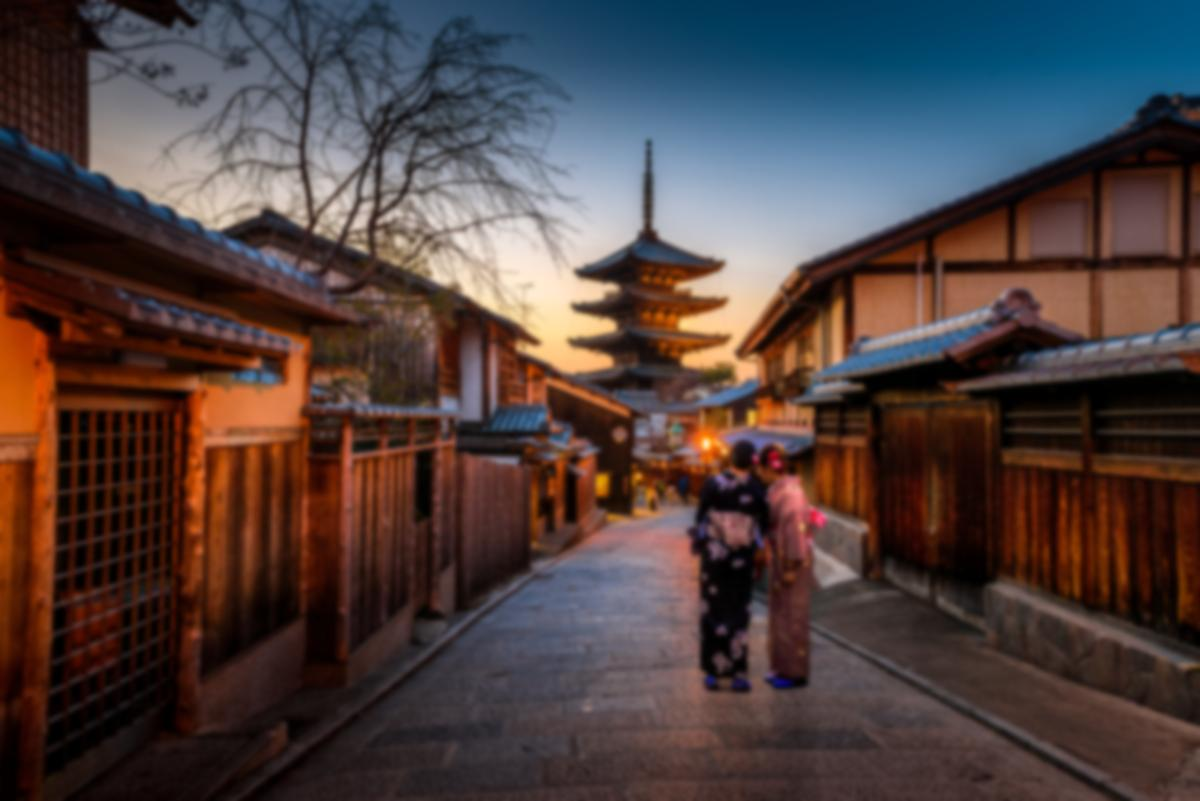
#> input picture multiprocessing/processed/photo-1493976040374-85c8e12f0c0e.jpg, 1200 x 801 px
$ python -i process_images.py   (imports and definitions only)
#> lines starting #> are read from the running program, lines starting #| are printed output that depends on the picture
import time
from PIL import Image, ImageFilter
import os, glob
import concurrent.futures

img_list = [img for img in glob.glob(os.getcwd() + '/*.jpg')]

t1 = time.perf_counter()
#t1 = time.time()

size = (1200, 1200)

#for img in img_list:
def process_image(img):
    img_name = img.split('/')[-1]
    img = Image.open(img)
#> img is the input picture: PIL image 1200x801 RGB; mean R, G, B 78.9, 64.6, 63.2
    img = img.filter(ImageFilter.GaussianBlur(10))
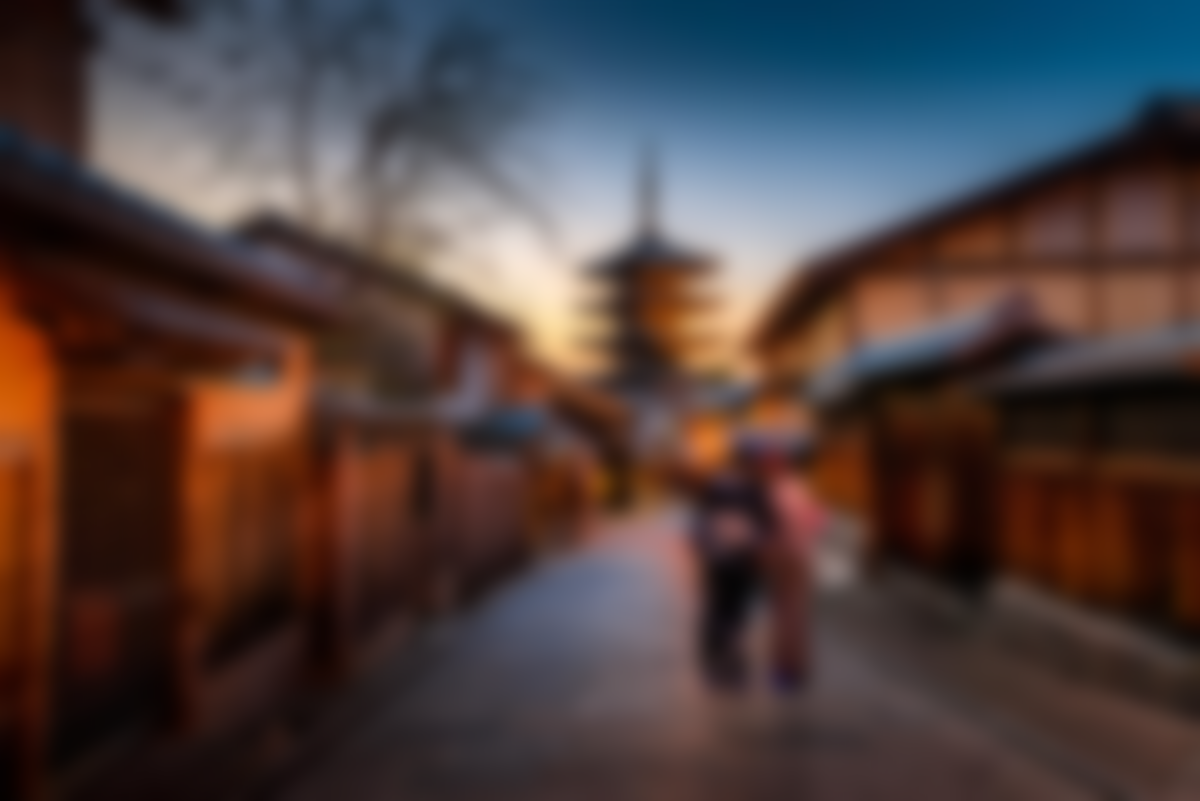
#> img: PIL image 1200x801 RGB; mean R, G, B 78.9, 64.6, 63.2
    img = img.filter(ImageFilter.GaussianBlur(10))
    img.thumbnail(size)
    img.save(f'processed/{img_name}')
    print(f"{img_name} was processed")

# [2 lines not run here, left out]

t2 = time.perf_counter()
#t2 = time.time()
# [1 line not run here, left out]

>>> result = process_image('processed/photo-1493976040374-85c8e12f0c0e.jpg')

$ run again, on multiprocessing/processed/photo-1530122037265-a5f1f91d3b99.jpg
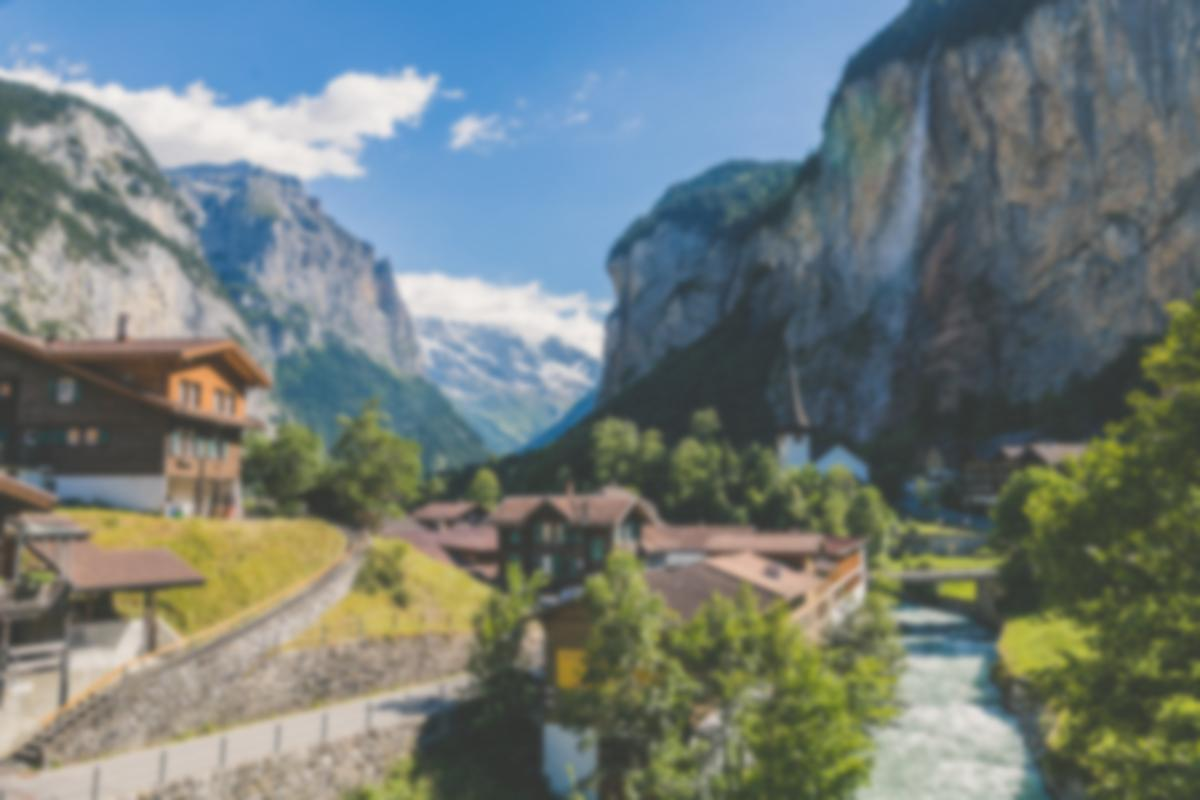
#> input picture multiprocessing/processed/photo-1530122037265-a5f1f91d3b99.jpg, 1200 x 800 px
#> in process_image, img is the input picture: PIL image 1200x800 RGB; mean R, G, B 113.2, 124.3, 122.1
#> in process_image, `img = img.filter(ImageFilter.GaussianBlur(10))`:
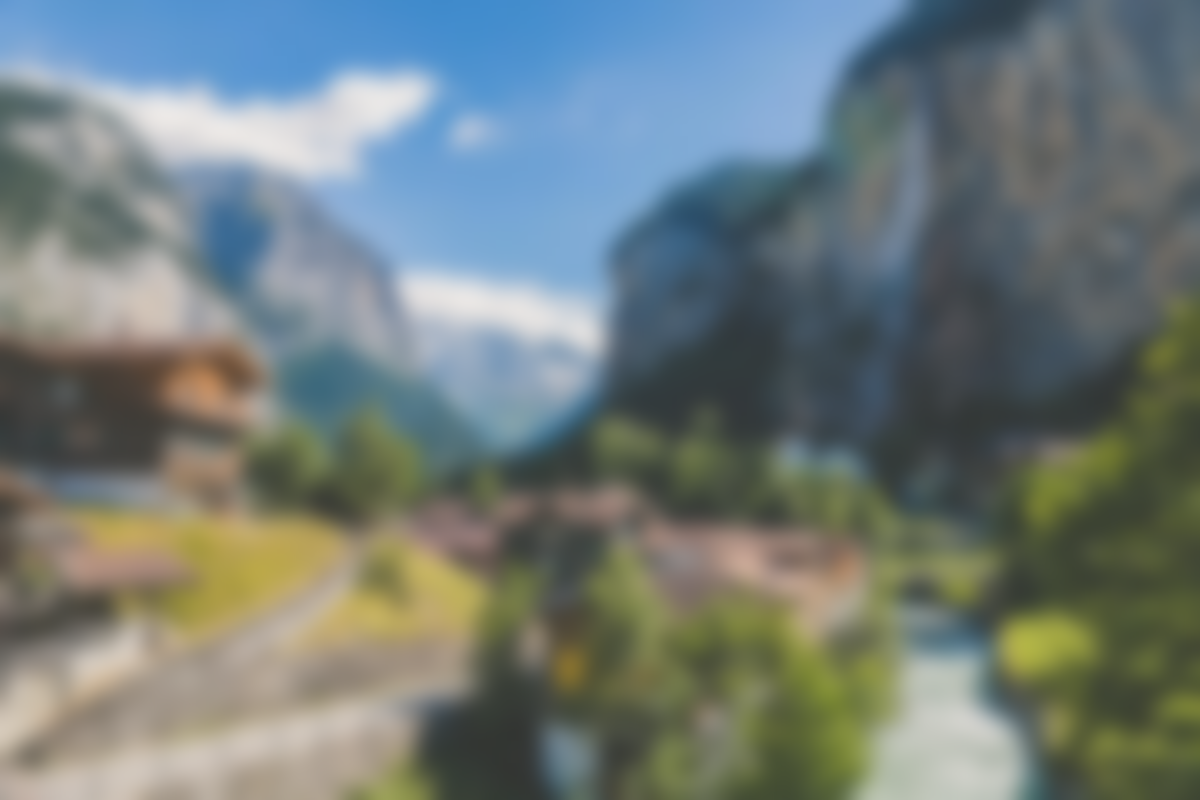
#> img: PIL image 1200x800 RGB; mean R, G, B 113.2, 124.3, 122.1
